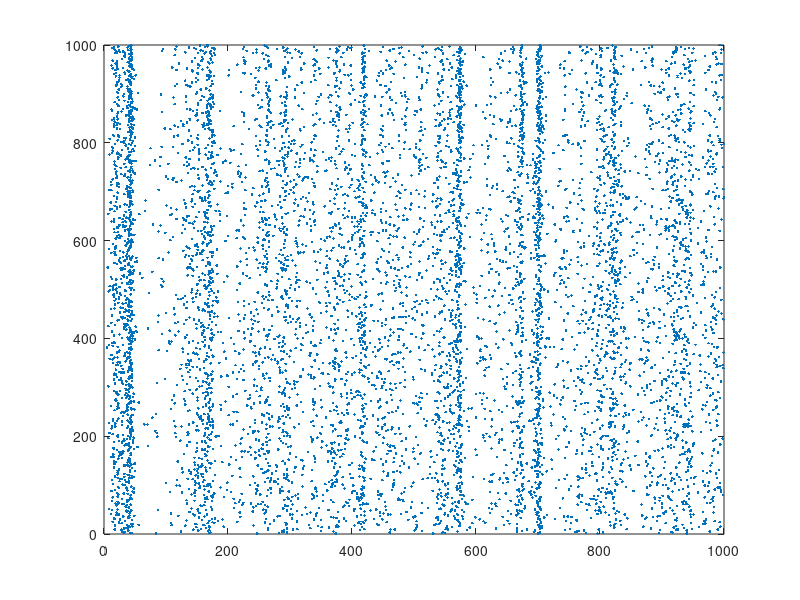

The MATLAB script that drew this image:
% Created by Eugene M. Izhikevich, February 25, 2003
% Excitatory neurons    Inhibitory neurons
Ne=800;                 Ni=200;
re=rand(Ne,1);          ri=rand(Ni,1);
a=[0.02*ones(Ne,1);     0.02+0.08*ri];
b=[0.2*ones(Ne,1);      0.25-0.05*ri];
c=[-65+15*re.^2;        -65*ones(Ni,1)];
d=[8-6*re.^2;           2*ones(Ni,1)];
S=[0.5*rand(Ne+Ni,Ne),  -rand(Ne+Ni,Ni)];

v=-65*ones(Ne+Ni,1);    % Initial values of v
u=b.*v;                 % Initial values of u
firings=[];             % spike timings

for t=1:1000            % simulation of 1000 ms
    
  I=[5*randn(Ne,1);2*randn(Ni,1)]; % thalamic input
  fired=find(v>=30);    % indices of spikes
  firings=[firings; t+0*fired,fired];
  v(fired)=c(fired);
  u(fired)=u(fired)+d(fired);
  I=I+sum(S(:,fired),2);
  v=v+0.5*(0.04*v.^2+5*v+140-u+I); % step 0.5 ms
  v=v+0.5*(0.04*v.^2+5*v+140-u+I); % for numerical
  u=u+a.*(b.*v-u);                 % stability
end

plot(firings(:,1),firings(:,2),'.');